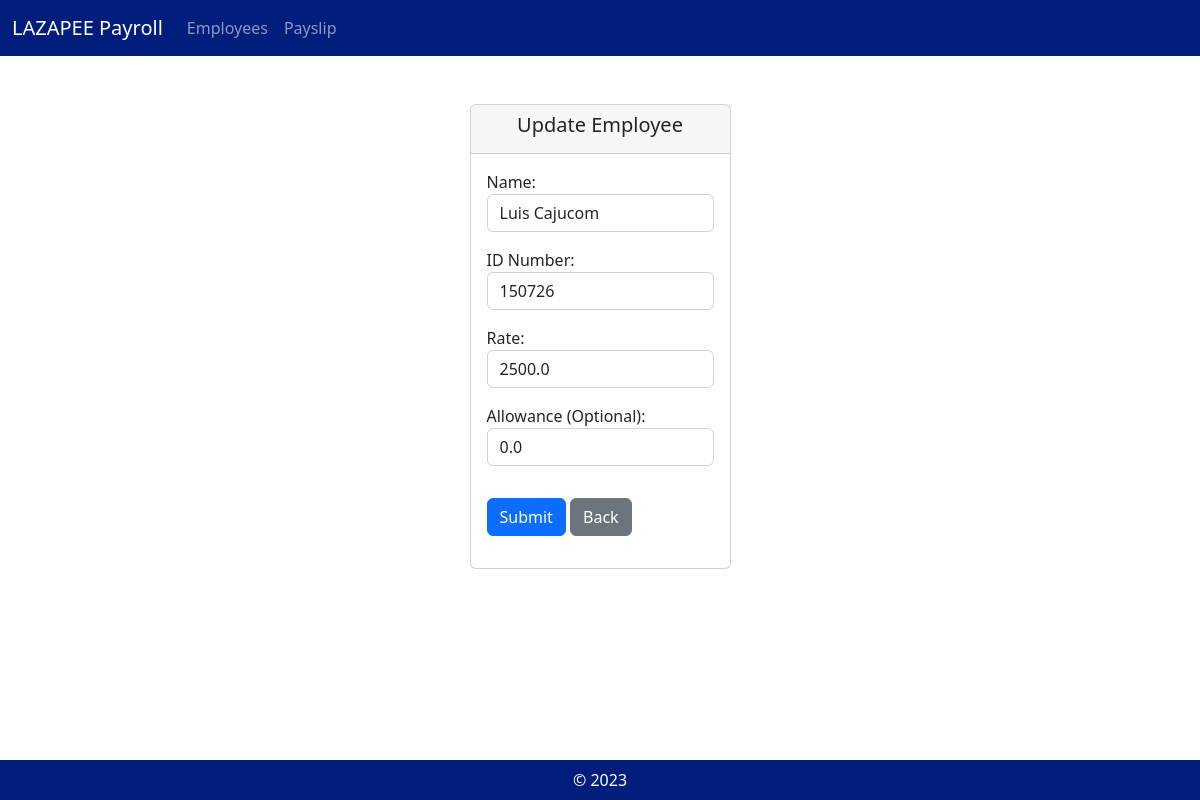
Page /update_employee/2/ on the committed database.
### payroll_app/models.py (models this page shows, shortened)
class Employee(models.Model):
    name = models.CharField(max_length=255)
    id_number = models.CharField(max_length=20, unique=True)
    rate = models.FloatField()
    overtime_pay = models.FloatField(default=0, blank = True)
    allowance = models.FloatField(null = True, blank = True)

### payroll_app/views.py (the view)
# urls.py: path('update_employee/<int:pk>/', views.update_employee, name='update_employee'),
def update_employee(request, pk):
        if(request.method=="POST"):
                name = request.POST.get('name')
                id_number = request.POST.get('id')
                rate = request.POST.get('rate')
                if not name:
                        messages.error(request, 'Please enter a name')
                        return redirect('create_employee')
                if not id_number:
                        messages.error(request, 'Please enter an ID number')
                        return redirect('create_employee')
                if not rate:
                        messages.error(request, 'Please enter a rate')
                        return redirect('create_employee')
                if name and id_number and rate:
                        allowance = request.POST.get('allowance') or 0.0
                        Employee.objects.filter(pk=pk).update(name=name, id_number=id_number, rate=rate, allowance=allowance)
                        return redirect('view_employee')
        else:
                e = get_object_or_404(Employee, pk=pk)
                return render(request, 'payroll_app/update_employee.html', {'e':e})

### payroll_app/templates/payroll_app/update_employee.html (shortened to what this page needs)
{% extends 'payroll_app/base.html' %}
{% load static %}
                {% block content %}
                <div class="mx-auto col-4 col-md-4 col-lg-3 mt-5">
                    <div class="card">
                        <div class="card-header text-center">
                            <h5 class="card-title">Update Employee</h5>
                        </div>
                        <div class="card-body">
                            <form method="POST" action="">{% csrf_token %}
                                <div class="form-group mb-3">
                                    <label for="name"> Name: </label>
                                    <input type="text" class="form-control" id="name" name="name" value="{{e.name}}">
                                </div>
                                <div class="form-group mb-3">
                                    <label for="id"> ID Number: </label>
                                    <input type="text" class="form-control" id="id" name="id" value="{{e.id_number}}">
                                </div>
                                <div class="form-group mb-3">
                                    <label for="rate"> Rate: </label>
                                    <input type="text" class="form-control" id="rate" name="rate" value="{{e.rate}}">
                                </div>
                                <div class="form-group mb-3">
                                    <label for="allowance"> Allowance (Optional): </label>
                                    <input type="text" class="form-control" id="allowance" name="allowance" value="{{e.allowance}}">
                                </div>
                                <button type="submit" class="justify-content-center mt-3 btn btn-primary">Submit</button>
                                <a type="button" class="btn btn-secondary mt-3" href="{% url 'view_employee' %}">Back</a>
                            </form>
                        </div>
                    </div>
                </div>
                {% endblock %}

### rows in the picture
Employee: name "Luis Cajucom", id "150726", rate "2500.0", allowance "0.0"
